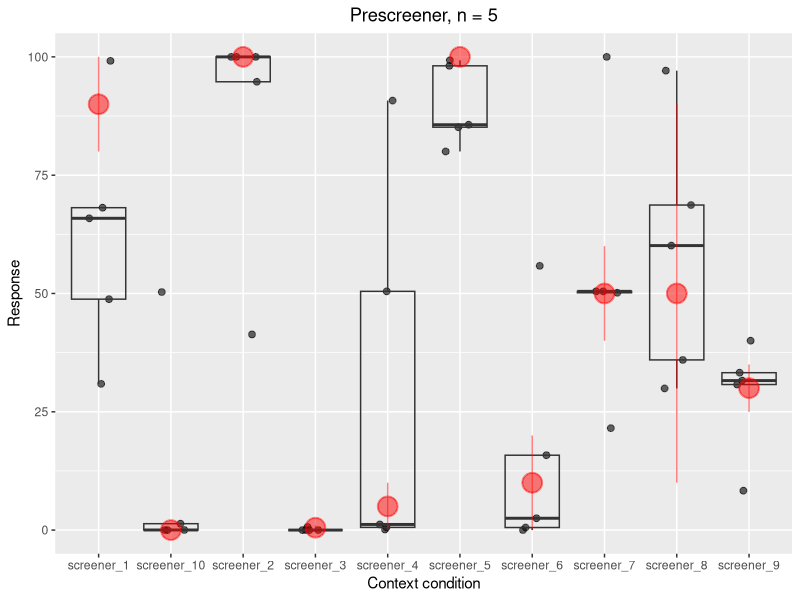

Reproduce this figure in R.
library(tidyverse)

setwd("C:/Users/NYUCM Loaner Access/Documents/GitHub/presupposition_dataset/results")

dat = read.csv("01_prescreener/trials.csv")

remove_practice = c("practice_1","practice_2","practice_3")

dat2 <- dat %>%
  select(-premise,-hypothesis,-trial,-Answer.time_in_minutes)%>%
  filter(!id %in% remove_practice)%>%
  mutate(response2 = as.numeric(as.character(response)))

expected_values = data.frame(id = c("screener_1","screener_2","screener_3","screener_4","screener_5",
                                    "screener_6","screener_7","screener_8","screener_9","screener_10"),
                             expected_high = c(1,1,.01,.1,1,.2,.6,.9,.35,0)*100,
                             expected_low = c(.8,1,0,0,1,0,.4,.1,.25,0)*100)
expected_values = expected_values %>%
  mutate(mean = (expected_high+expected_low)/2)

dat3 = merge(dat2,expected_values)

plt <- ggplot(data = dat3, aes(x = id, y = response2))+
  geom_jitter(width=0.2,height=0,alpha=0.6,size=2)+
  geom_boxplot(position=position_dodge(),alpha=0)+
  ggtitle(paste0("Prescreener, n = ",length(unique(dat2$anon_id))))+
  theme(plot.title = element_text(hjust = 0.5))+
  xlab("Context condition")+
  ylab("Response")

for(value in unique(expected_values$id)){
  plt = plt+annotate("pointrange", x = value, y = expected_values$mean[expected_values$id==value], 
           ymin = expected_values$expected_low[expected_values$id==value], ymax = expected_values$expected_high[expected_values$id==value],
           colour = "red", size = 1.5, alpha = 0.5)
}

plt
